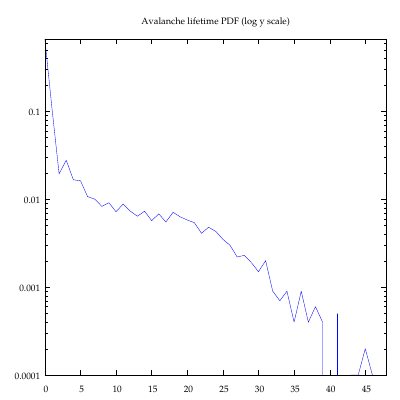

Here is the gnuplot script that generated this plot:
# Use this as a template to graph results
set terminal pdf enhance font "palatino,10" size 4,4

set output 'pr_lifetimes.pdf'
set title  "Avalanche lifetime PDF (log y scale)"

set logscale y

set palette rgb 21,22,23

set autoscale xfix
set autoscale yfix
set autoscale cbfix

plot 'pr_lifetimes.dat' using 1:2 with lines ls 3 notitle
